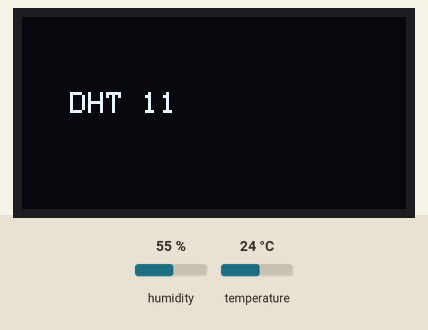
Bench run of a sketch on a simulated ESP8266 (NodeMCU). Shown: 128×64 one-colour display. The test bench sets the inputs (shaded band); at power-on: humidity 55 %, temperature 24 °C. WiFi joins after 1.5 s; servers stay silent unless stated; what the sketch prints to the serial monitor is not drawn.

Above: at 0.06 s.
At 2.2 s:
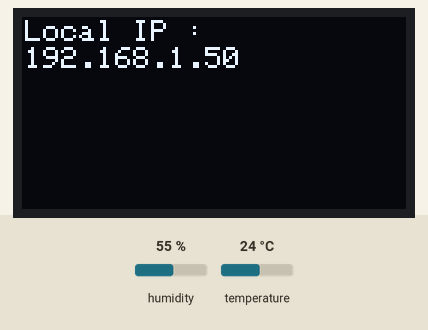
At 17.2 s:
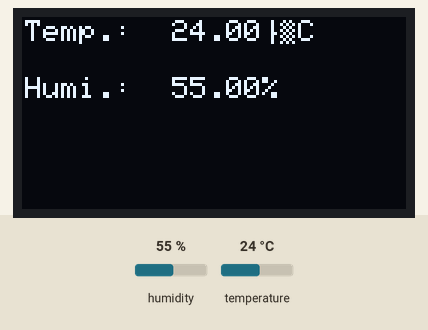

The sketch:

DHT11_OLED_SERVER.ino
```cpp
#include<SPI.h>
#include<Wire.h>
#include <Arduino.h>
#include <ESP8266WiFi.h>
#include <Hash.h>
#include <ESPAsyncTCP.h>
#include <ESPAsyncWebServer.h>
#include <Adafruit_Sensor.h>
#include<Adafruit_GFX.h>
#include<Adafruit_SSD1306.h>
#include "DHT.h"


// Replace with your network credentials
const char* ssid = "OPPO A5s";
const char* password = "22222221";

const char* APssid = "DHT11 server";

#define DHTPIN 0
#define DHTTYPE DHT11

DHT dht(DHTPIN, DHTTYPE);
float t = 0.0, h = 0.0;

#define SCREEN_WIDTH 128
#define SCREEN_HEIGHT 64

#define OLED_RESET -1
Adafruit_SSD1306 display(SCREEN_WIDTH, SCREEN_HEIGHT, &Wire, OLED_RESET);


// Create AsyncWebServer object on port 80
AsyncWebServer server(80);
//interval 5 s
unsigned long interval = 5000, lastTime = 0;

const char index_html[] PROGMEM = R"rawliteral(
<!DOCTYPE HTML><html>
<head>
  <meta name="viewport" content="width=device-width, initial-scale=1">
  <link rel="stylesheet" href="https://use.fontawesome.com/releases/v5.7.2/css/all.css" integrity="sha384-fnmOCqbTlWIlj8LyTjo7mOUStjsKC4pOpQbqyi7RrhN7udi9RwhKkMHpvLbHG9Sr" crossorigin="anonymous">
  <style>
  html{
        font-family: Arial, Helvetica, sans-serif;
        font-size: 1.5rem;
        display: flex;
        flex-direction: column;
        justify-content: center;
        align-items: center;
        text-align: center;
    }
    .pre{
            font-family: Arial, Helvetica, sans-serif;
            font-size: 2rem;
            margin-top: -1rem;
        }
    h3{
            font-family: Arial, Helvetica, sans-serif;
        }
  </style>
  <title>DHT11 ESP8266 Web Server</title>
  <link href="https://cdn.jsdelivr.net/npm/bootstrap@5.3.3/dist/css/bootstrap.min.css" rel="stylesheet" integrity="sha384-QWTKZyjpPEjISv5WaRU9OFeRpok6YctnYmDr5pNlyT2bRjXh0JMhjY6hW+ALEwIH" crossorigin="anonymous">
</head>
<body>
  <h2>ESP8266 DHT11 Server</h2>
  <p>
    <i class="fas fa-thermometer-half" style="color:#059e8a;"></i>
    <span class="dht-labels">Temperature</span>
    <span id="temperature">%TEMPERATURE%</span>
    <sup class="units">&deg;</sup>C
  </p>
  <p>
    <i class="fas fa-tint" style="color:#00add6;"></i>
    <span class="dht-labels">Humidity</span>
    <span id="humidity">%HUMIDITY%</span>
    %
  </p>

</body>
<script>
setInterval(function ( ) {
  var xhttp = new XMLHttpRequest();
  xhttp.onreadystatechange = function() {
    if (this.readyState == 4 && this.status == 200) {
      document.getElementById("temperature").innerHTML = this.responseText;
    }
  };
  xhttp.open("GET", "/temperature", true);
  xhttp.send();
}, 10000 ) ;

setInterval(function ( ) {
  var xhttp = new XMLHttpRequest();
  xhttp.onreadystatechange = function() {
    if (this.readyState == 4 && this.status == 200) {
      document.getElementById("humidity").innerHTML = this.responseText;
    }
  };
  xhttp.open("GET", "/humidity", true);
  xhttp.send();
}, 10000 ) ;
</script>
<script src="https://cdn.jsdelivr.net/npm/bootstrap@5.3.3/dist/js/bootstrap.bundle.min.js" integrity="sha384-YvpcrYf0tY3lHB60NNkmXc5s9fDVZLESaAA55NDzOxhy9GkcIdslK1eN7N6jIeHz" crossorigin="anonymous"></script>

</html>)rawliteral";

// Replaces placeholder with DHT values
String processor(const String& var) {
  Serial.println(var);
  if (var == "TEMPERATURE") {
    return String(t);
  }
  else if (var == "HUMIDITY") {
    return String(h);
  }
  return String("");
}

void displayConfig() {
  if (!display.begin(SSD1306_SWITCHCAPVCC, 0x3C)) {
    Serial.println(F("SSD1306 allocation failed!"));
    for (;;);
  }

  display.clearDisplay();
  display.setTextSize(1);
  display.setTextColor(WHITE);
  display.setCursor(16, 25);
  display.print("DHT 11");
  display.display();
}

//config WiFi
void wifiConfig() {
  // Connect to Wi-Fi
  WiFi.begin(ssid, password);
  Serial.println("Connecting to WiFi");
  display.clearDisplay();
  display.setCursor(1, 1);
  display.print("Connecting to WiFi...");
  display.display();

  while (WiFi.status() != WL_CONNECTED) {
    Serial.print(".");
    delay(1000);
  }

  // Print ESP8266 Local IP Address
  IPAddress IP = WiFi.localIP();
  Serial.print("Local IP: ");
  Serial.println(IP);
  //display Local IP to OLED LCD
  display.clearDisplay();
  display.setCursor(1, 1);
  display.print("Local IP :");
  display.setCursor(1, 10);
  display.print(IP);
  display.display();
  delay(10000);
}

//config server
void serverConfig() {
  // Route for root / web page
  server.on("/", HTTP_GET, [](AsyncWebServerRequest * request) {
    request->send_P(200, "text/html", index_html, processor);
  });
  server.on("/temperature", HTTP_GET, [](AsyncWebServerRequest * request) {
    request->send_P(200, "text/plain", String(t).c_str());
  });
  server.on("/humidity", HTTP_GET, [](AsyncWebServerRequest * request) {
    request->send_P(200, "text/plain", String(h).c_str());
  });

  server.begin();
}

//read tempereature and humidity
void readTempHum() {
  float temp = dht.readTemperature();//read tempereature
  float humi = dht.readHumidity();//read humidity

  //ensure read temp and humi not error
  if (isnan(h) || isnan(t)) {
    Serial.println("Pembacaan gagal");
  } else {
    t = temp;//store temp to variabel t
    h = humi;//store humi to variabel h
  }
}

//Display temperature and humidity to OLED LCD
void displayOled() {
  display.clearDisplay();
  display.setTextSize(1);
  display.setTextColor(WHITE);

  //display temperature
  display.setCursor(1, 1);
  display.print("Temp.:");
  display.setCursor(50, 1);
  display.print(t);
  display.setCursor(80, 1);
  display.print("°C");

  //display humidity
  display.setCursor(1, 20);
  display.print("Humi.:");
  display.setCursor(50, 20);
  display.print(h);
  display.setCursor(80, 20);
  display.print("%");

  display.display();

  //  print tempereature at Serial
  Serial.print("Tempereature : ");
  Serial.print(t);
  Serial.println(" C");
  // print humidity at serial
  Serial.print("Humidity : ");
  Serial.print(h);
  Serial.println("%");
}

void setup() {
  // put your setup code here, to run once:
  Serial.begin(115200);
  dht.begin();
  displayConfig();
  wifiConfig();
  serverConfig();

  delay(5000);
}


void loop() {
  // put your main code here, to run repeatedly:

  unsigned long currentMillis = millis();
  if (currentMillis - lastTime >= interval) {
    // save the last time you updated the DHT values
    lastTime = currentMillis;
    readTempHum();
    displayOled();
  }
}
```

Measured:
- what the display in image 1 shows lasts 15.1 s, from 2.1 s to 17.2 s
